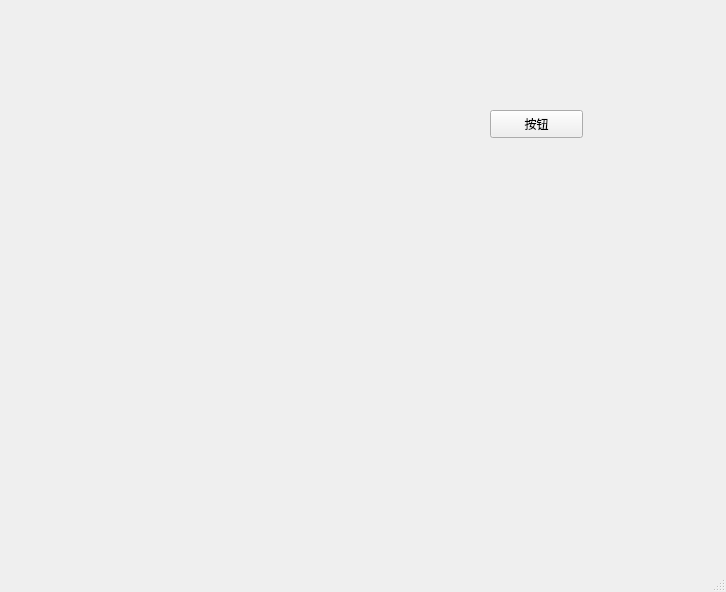
<?xml version="1.0" encoding="utf-8"?>
<ui version="4.0">
    <class>MainWindow</class>
    <widget class="QMainWindow" name="MainWindow">
        <property name="geometry">
            <rect>
                <x>0</x>
                <y>0</y>
                <width>726</width>
                <height>592</height>
            </rect>
        </property>
        <property name="windowTitle">
            <string>MainWindow</string>
        </property>
        <widget class="QWidget" name="centralwidget">
            <widget class="QPushButton" name="pushButton">
                <property name="geometry">
                    <rect>
                        <x>490</x>
                        <y>110</y>
                        <width>93</width>
                        <height>28</height>
                    </rect>
                </property>
                <property name="text">
                    <string>按钮</string>
                </property>
            </widget>
        </widget>
        <widget class="QMenuBar" name="menubar">
            <property name="geometry">
                <rect>
                    <x>0</x>
                    <y>0</y>
                    <width>726</width>
                    <height>26</height>
                </rect>
            </property>
        </widget>
        <widget class="QStatusBar" name="statusbar"/>
    </widget>
    <resources/>
    <connections/>
</ui>
